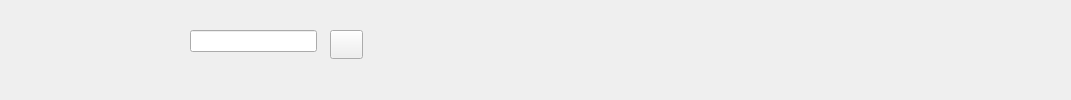
   <widget class="QWidget" name="header_widget" native="true">
    <property name="geometry">
     <rect>
      <x>360</x>
      <y>20</y>
      <width>1071</width>
      <height>100</height>
     </rect>
    </property>
    <property name="minimumSize">
     <size>
      <width>100</width>
      <height>100</height>
     </size>
    </property>
    <property name="maximumSize">
     <size>
      <width>16777215</width>
      <height>16777215</height>
     </size>
    </property>
    <widget class="QPushButton" name="pushButton_34">
     <property name="geometry">
      <rect>
       <x>11</x>
       <y>16</y>
       <width>24</width>
       <height>20</height>
      </rect>
     </property>
     <property name="styleSheet">
      <string notr="true">border:none;</string>
     </property>
     <property name="text">
      <string/>
     </property>
     <property name="icon">
      <iconset>
       <normaloff>:/images/menu.png</normaloff>:/images/menu.png</iconset>
     </property>
     <property name="checkable">
      <bool>true</bool>
     </property>
    </widget>
    <widget class="QPushButton" name="pushButton_37">
     <property name="geometry">
      <rect>
       <x>480</x>
       <y>30</y>
       <width>61</width>
       <height>28</height>
      </rect>
     </property>
     <property name="styleSheet">
      <string notr="true">border: none;</string>
     </property>
     <property name="text">
      <string/>
     </property>
     <property name="icon">
      <iconset>
       <normaloff>:/new/prefix1/im/8943377.png</normaloff>:/new/prefix1/im/8943377.png</iconset>
     </property>
     <property name="iconSize">
      <size>
       <width>30</width>
       <height>30</height>
      </size>
     </property>
    </widget>
    <widget class="QPushButton" name="pushButton_40">
     <property name="geometry">
      <rect>
       <x>650</x>
       <y>30</y>
       <width>61</width>
       <height>28</height>
      </rect>
     </property>
     <property name="styleSheet">
      <string notr="true">border: none;</string>
     </property>
     <property name="text">
      <string/>
     </property>
     <property name="icon">
      <iconset>
       <normaloff>:/images/images/11181369.png</normaloff>:/images/images/11181369.png</iconset>
     </property>
     <property name="iconSize">
      <size>
       <width>30</width>
       <height>30</height>
      </size>
     </property>
    </widget>
    <widget class="QPushButton" name="pushButton_45">
     <property name="geometry">
      <rect>
       <x>570</x>
       <y>30</y>
       <width>71</width>
       <height>28</height>
      </rect>
     </property>
     <property name="styleSheet">
      <string notr="true">border: none;</string>
     </property>
     <property name="text">
      <string/>
     </property>
     <property name="icon">
      <iconset>
       <normaloff>:/new/prefix1/im/1865269.png</normaloff>:/new/prefix1/im/1865269.png</iconset>
     </property>
     <property name="iconSize">
      <size>
       <width>30</width>
       <height>30</height>
      </size>
     </property>
    </widget>
    <widget class="QPushButton" name="pushButton_49">
     <property name="geometry">
      <rect>
       <x>330</x>
       <y>30</y>
       <width>33</width>
       <height>29</height>
      </rect>
     </property>
     <property name="text">
      <string/>
     </property>
     <property name="icon">
      <iconset>
       <normaloff>../../Downloads/wetransfer_sans_titre21_2024-11-27_1950/sans_titre21/images/search.png</normaloff>../../Downloads/wetransfer_sans_titre21_2024-11-27_1950/sans_titre21/images/search.png</iconset>
     </property>
    </widget>
    <widget class="QLabel" name="label_47">
     <property name="geometry">
      <rect>
       <x>910</x>
       <y>0</y>
       <width>151</width>
       <height>101</height>
      </rect>
     </property>
     <property name="text">
      <string/>
     </property>
     <property name="pixmap">
      <pixmap>:/images/images/Capture d'écran 2024-10-11 141857.png</pixmap>
     </property>
     <property name="scaledContents">
      <bool>true</bool>
     </property>
    </widget>
    <widget class="QPushButton" name="pushButton_156">
     <property name="geometry">
      <rect>
       <x>740</x>
       <y>30</y>
       <width>61</width>
       <height>28</height>
      </rect>
     </property>
     <property name="styleSheet">
      <string notr="true">border: none;</string>
     </property>
     <property name="text">
      <string/>
     </property>
     <property name="icon">
      <iconset>
       <normaloff>:/images/images/5078755.png</normaloff>:/images/images/5078755.png</iconset>
     </property>
     <property name="iconSize">
      <size>
       <width>30</width>
       <height>30</height>
      </size>
     </property>
    </widget>
    <widget class="QLineEdit" name="lineEdit_65">
     <property name="geometry">
      <rect>
       <x>190</x>
       <y>30</y>
       <width>127</width>
       <height>22</height>
      </rect>
     </property>
     <property name="styleSheet">
      <string notr="true">QLineEdit:focus{
border: 1px solid #8b86aa;
background-color:#343155;
}</string>
     </property>
    </widget>
   </widget>
